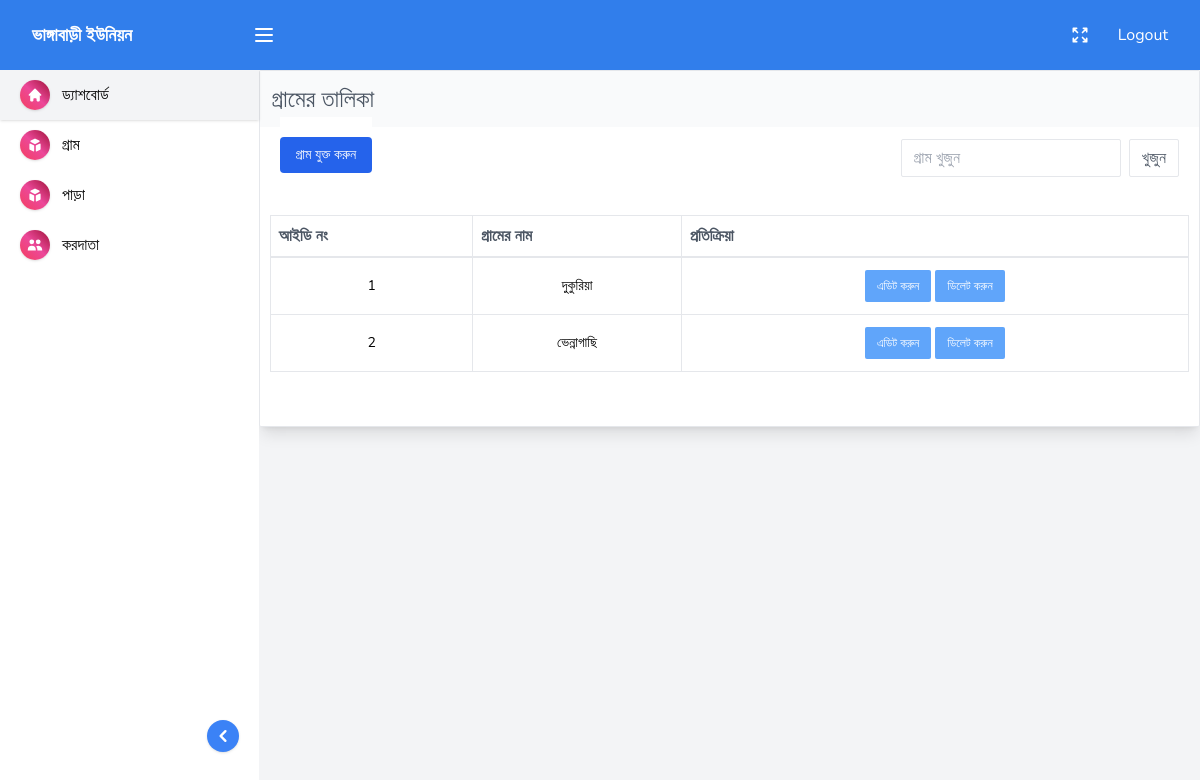
Page /village.php (signed in) on the committed database.
### tables this page shows
CREATE TABLE `union_name` (
  `id` int(255) NOT NULL,
  `admin_id` int(255) NOT NULL,
  `union_name` varchar(255) NOT NULL,
  `pass` varchar(255) NOT NULL,
  `time` int(255) NOT NULL
);

CREATE TABLE `village` (
  `admin_id` int(255) NOT NULL,
  `id` int(255) NOT NULL,
  `name` varchar(255) NOT NULL,
  `time` int(255) NOT NULL
);

### village.php (the view, shortened to what this page needs)
<?php include("common/header.php");?>
<main class="main_content">
    <?php include("common/sidebar.php");?>
    <section class="content_wrapper">
        <section class="page_main_content">
            <div class="main_content_container">
                <div class="table_content_wrapper">
                    <div style="display:flex; justify-content: space-between;" class="page_title">
                      <div>
                            <h3>গ্রামের তালিকা</h3>
                        </div>
                    </div>
                    <header class="table_header">
                        <div class="table_header_left">
                        <a href="village-add.php" class="add_village_btn show_add_new_cat px-4 py-2 text-sm bg-blue-600 text-white rounded focus:ring">গ্রাম যুক্ত করুন</a>
                        </div>
                        <form action="" method="GET">
                            <div class="table_header_right">
                                <input type="search" name="src" placeholder="গ্রাম খুজুন" />
                                <input style="cursor:pointer;" type="submit" class="btn" value="খুজুন" />
                            </div>
                        </form>
                    </header>
                            <div class="table_parent">
                             <table class="table ">
                                <thead>
                                    <tr>
                                        <th class="table_th"><div class="table_th_div"><span>আইডি নং</span></div></th>
                                        <th class="table_th"><div class="table_th_div"><span>গ্রামের নাম</span></div></th>
                                        <th class="table_th"><div class="table_th_div"><span>প্রতিক্রিয়া</span></div></th>
                                    </tr>
                                </thead>
                                <tbody id="tax_holders_wrapper" class="text-sm">
                                <?php
                                if(isset($_GET['src'])){
                                    $src = $_GET['src'];
                                    $SQL = "SELECT * FROM village WHERE admin_id=$id AND name LIKE '%$src%'";
                                }else{
                                    $SQL = "SELECT * FROM village WHERE admin_id=$id ";
                                }
                                $query = mysqli_query($conn, $SQL);
                                $i = 0;
                                while($row = mysqli_fetch_assoc($query)){ $i++; ?>
                                    <tr>
                                        <td class="p-3 border whitespace-nowrap"><div class="text-center"><?php echo $i?></div></td>
                                        <td class="p-3 border whitespace-nowrap"><div class="text-center"><?php echo $row['name']?></div></td>
                                        <td class="p-3 border whitespace-nowrap">
                                            <div class="w-full flex_center gap-1">
                                                <a class="btn table_edit_btn" href="village-edit.php?id=<?php echo $row['id']?>">এডিট করুন</a>
                                                <a class="btn table_edit_btn" href="delete.php?src=village&&table=village&&id=<?php echo $row['id']?>">ডিলেট করুন</a>
                                            </div>
                                        </td>
                                    </tr>
                              <?php  } ?>
                            </table>
                            </div>
                            <br>
                        </div>
                    </div>
        </section>
    </section>
</main>
<?php include("common/footer.php");?>

### common/header.php (shortened to what this page needs)
<?php include("include/functions.php");?>
<?php
if(isset($_SESSION['admin_id'])){
  $id = $_SESSION['admin_id'];
}elseif(isset($_COOKIE['admin_id'])){
  $id = $_COOKIE['admin_id'];
}else{
  $id = 0;
}
if(isset($_SESSION['admin_id'])){
  $id = $_SESSION['admin_id'];
}
$setting = mysqli_fetch_assoc(mysqli_query($conn,"SELECT * FROM setting WHERE id=1"));
$union = mysqli_fetch_assoc(mysqli_query($conn,"SELECT * FROM union_name WHERE admin_id=$id"));
?>
<!DOCTYPE html>
<html>
  <head>
    <link href="dist/css/category.css" rel="stylesheet" />
    <link href="dist/css/styles.css" rel="stylesheet" />
    <link href="dist/css/custom.css" rel="stylesheet" />
  </head>
  <body>
    <header class="header">
      <div class="header_container">
        <div class="header_left">
          <div class="header_brand">
            <a href="index.php" class="go_home">
              <div>
                <?php if($setting['logo']!=""){ ?>
                  <img style="width:200px;height:60px" src="upload/<?php echo $setting['logo'];?>" alt="">
                 <?php }else{ ?>
                  <span style="font-size:18px;color:#fff;"><?php echo $union['union_name']?></span>
               <?php  } ?>
              </div>
            </a>
          </div>
          <button onclick="toggle_nav()" class="menu_icon"></button>
        </div>
        <div class="header_right">
          <button onclick="toggle_full_screen()" class="expand_icon"></button>
          <a style="color:#fff" href="logout.php">Logout</a>
        </div>
      </div>
    </header>

### rows in the picture
union_name: union_name "ভাঙ্গাবাড়ী ইউনিয়ন"
village: name "দুকুরিয়া"
village: name "ভেন্নাগাছি"
